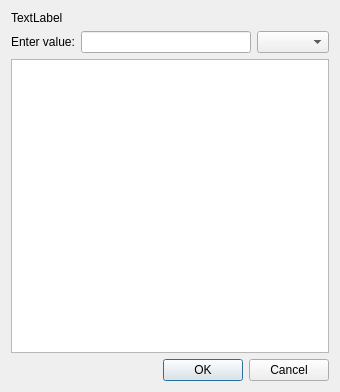
<?xml version="1.0" encoding="UTF-8"?>
<ui version="4.0">
 <class>DialogValueEdit</class>
 <widget class="QDialog" name="DialogValueEdit">
  <property name="geometry">
   <rect>
    <x>0</x>
    <y>0</y>
    <width>340</width>
    <height>392</height>
   </rect>
  </property>
  <property name="windowTitle">
   <string>Edit Value</string>
  </property>
  <layout class="QVBoxLayout" name="verticalLayout">
   <item>
    <widget class="QLabel" name="m_TypeDesc">
     <property name="text">
      <string>TextLabel</string>
     </property>
    </widget>
   </item>
   <item>
    <layout class="QHBoxLayout" name="horizontalLayout">
     <item>
      <widget class="QLabel" name="label">
       <property name="text">
        <string>Enter value:</string>
       </property>
      </widget>
     </item>
     <item>
      <widget class="QLineEdit" name="m_ValueEdit"/>
     </item>
     <item>
      <widget class="QComboBox" name="m_BoolCombo"/>
     </item>
    </layout>
   </item>
   <item>
    <widget class="QListWidget" name="m_ValueList"/>
   </item>
   <item>
    <widget class="QDialogButtonBox" name="buttonBox">
     <property name="orientation">
      <enum>Qt::Horizontal</enum>
     </property>
     <property name="standardButtons">
      <set>QDialogButtonBox::Cancel|QDialogButtonBox::Ok</set>
     </property>
    </widget>
   </item>
  </layout>
 </widget>
 <tabstops>
  <tabstop>m_ValueEdit</tabstop>
  <tabstop>buttonBox</tabstop>
 </tabstops>
 <resources/>
 <connections>
  <connection>
   <sender>buttonBox</sender>
   <signal>accepted()</signal>
   <receiver>DialogValueEdit</receiver>
   <slot>accept()</slot>
   <hints>
    <hint type="sourcelabel">
     <x>258</x>
     <y>88</y>
    </hint>
    <hint type="destinationlabel">
     <x>270</x>
     <y>119</y>
    </hint>
   </hints>
  </connection>
  <connection>
   <sender>buttonBox</sender>
   <signal>rejected()</signal>
   <receiver>DialogValueEdit</receiver>
   <slot>reject()</slot>
   <hints>
    <hint type="sourcelabel">
     <x>317</x>
     <y>100</y>
    </hint>
    <hint type="destinationlabel">
     <x>286</x>
     <y>274</y>
    </hint>
   </hints>
  </connection>
 </connections>
</ui>
